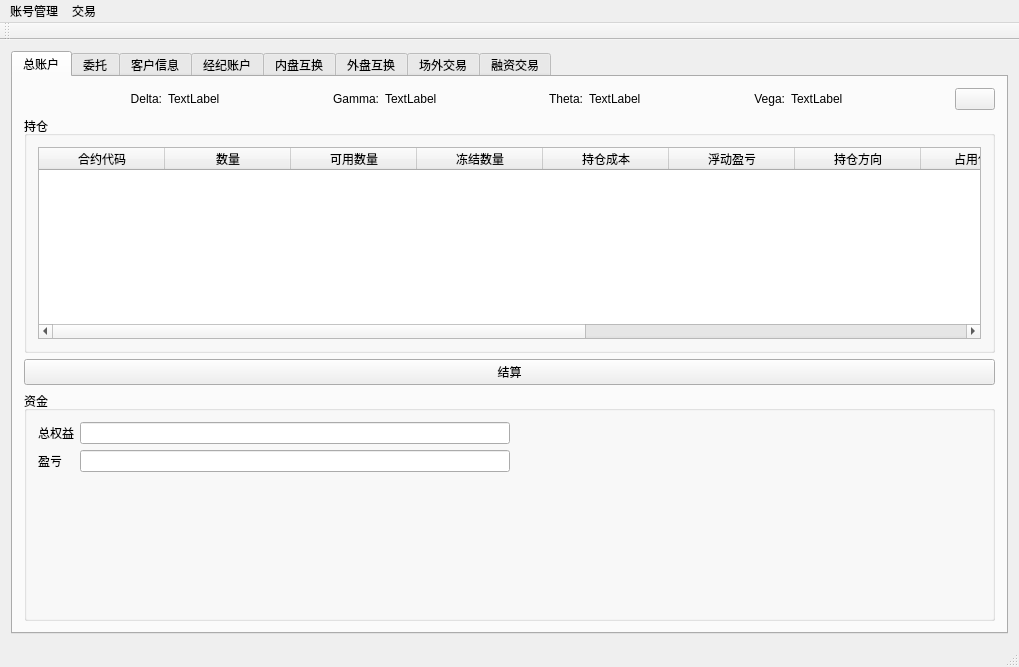
<?xml version="1.0" encoding="UTF-8"?>
<ui version="4.0">
 <class>MainWindow</class>
 <widget class="QMainWindow" name="MainWindow">
  <property name="geometry">
   <rect>
    <x>0</x>
    <y>0</y>
    <width>1019</width>
    <height>667</height>
   </rect>
  </property>
  <property name="sizePolicy">
   <sizepolicy hsizetype="Preferred" vsizetype="Preferred">
    <horstretch>0</horstretch>
    <verstretch>0</verstretch>
   </sizepolicy>
  </property>
  <property name="windowTitle">
   <string>OTC管理平台</string>
  </property>
  <widget class="QWidget" name="centralWidget">
   <layout class="QVBoxLayout" name="verticalLayout">
    <item>
     <widget class="QTabWidget" name="tabWidget">
      <property name="enabled">
       <bool>true</bool>
      </property>
      <property name="currentIndex">
       <number>0</number>
      </property>
      <property name="movable">
       <bool>false</bool>
      </property>
      <widget class="QWidget" name="tab">
       <property name="sizePolicy">
        <sizepolicy hsizetype="Expanding" vsizetype="Expanding">
         <horstretch>0</horstretch>
         <verstretch>0</verstretch>
        </sizepolicy>
       </property>
       <attribute name="title">
        <string>总账户</string>
       </attribute>
       <layout class="QVBoxLayout" name="verticalLayout_6">
        <item>
         <layout class="QHBoxLayout" name="horizontalLayout_5">
          <item>
           <spacer name="horizontalSpacer_7">
            <property name="orientation">
             <enum>Qt::Horizontal</enum>
            </property>
            <property name="sizeHint" stdset="0">
             <size>
              <width>40</width>
              <height>20</height>
             </size>
            </property>
           </spacer>
          </item>
          <item>
           <widget class="QLabel" name="label">
            <property name="text">
             <string>Delta:</string>
            </property>
            <property name="alignment">
             <set>Qt::AlignRight|Qt::AlignTrailing|Qt::AlignVCenter</set>
            </property>
           </widget>
          </item>
          <item>
           <widget class="QLabel" name="deltaLabel">
            <property name="text">
             <string>TextLabel</string>
            </property>
            <property name="alignment">
             <set>Qt::AlignLeading|Qt::AlignLeft|Qt::AlignVCenter</set>
            </property>
           </widget>
          </item>
          <item>
           <spacer name="horizontalSpacer_4">
            <property name="orientation">
             <enum>Qt::Horizontal</enum>
            </property>
            <property name="sizeHint" stdset="0">
             <size>
              <width>40</width>
              <height>20</height>
             </size>
            </property>
           </spacer>
          </item>
          <item>
           <widget class="QLabel" name="label_3">
            <property name="text">
             <string>Gamma:</string>
            </property>
            <property name="alignment">
             <set>Qt::AlignRight|Qt::AlignTrailing|Qt::AlignVCenter</set>
            </property>
           </widget>
          </item>
          <item>
           <widget class="QLabel" name="gammaLabel">
            <property name="text">
             <string>TextLabel</string>
            </property>
           </widget>
          </item>
          <item>
           <spacer name="horizontalSpacer_5">
            <property name="orientation">
             <enum>Qt::Horizontal</enum>
            </property>
            <property name="sizeHint" stdset="0">
             <size>
              <width>40</width>
              <height>20</height>
             </size>
            </property>
           </spacer>
          </item>
          <item>
           <widget class="QLabel" name="label_5">
            <property name="text">
             <string>Theta:</string>
            </property>
            <property name="alignment">
             <set>Qt::AlignRight|Qt::AlignTrailing|Qt::AlignVCenter</set>
            </property>
           </widget>
          </item>
          <item>
           <widget class="QLabel" name="thetaLabel">
            <property name="text">
             <string>TextLabel</string>
            </property>
           </widget>
          </item>
          <item>
           <spacer name="horizontalSpacer_6">
            <property name="orientation">
             <enum>Qt::Horizontal</enum>
            </property>
            <property name="sizeHint" stdset="0">
             <size>
              <width>40</width>
              <height>20</height>
             </size>
            </property>
           </spacer>
          </item>
          <item>
           <widget class="QLabel" name="label_7">
            <property name="text">
             <string>Vega:</string>
            </property>
            <property name="alignment">
             <set>Qt::AlignRight|Qt::AlignTrailing|Qt::AlignVCenter</set>
            </property>
           </widget>
          </item>
          <item>
           <widget class="QLabel" name="vegaLabel">
            <property name="text">
             <string>TextLabel</string>
            </property>
           </widget>
          </item>
          <item>
           <spacer name="horizontalSpacer_3">
            <property name="orientation">
             <enum>Qt::Horizontal</enum>
            </property>
            <property name="sizeHint" stdset="0">
             <size>
              <width>40</width>
              <height>20</height>
             </size>
            </property>
           </spacer>
          </item>
          <item>
           <widget class="QPushButton" name="refreshPushButton_1">
            <property name="text">
             <string/>
            </property>
            <property name="icon">
             <iconset resource="otc_icon.qrc">
              <normaloff>:/refresh.png</normaloff>:/refresh.png</iconset>
            </property>
           </widget>
          </item>
         </layout>
        </item>
        <item>
         <widget class="QGroupBox" name="groupBox_6">
          <property name="sizePolicy">
           <sizepolicy hsizetype="Expanding" vsizetype="Expanding">
            <horstretch>0</horstretch>
            <verstretch>0</verstretch>
           </sizepolicy>
          </property>
          <property name="title">
           <string>持仓</string>
          </property>
          <layout class="QVBoxLayout" name="verticalLayout_5">
           <item>
            <widget class="QTableWidget" name="mainAccountPositionTableWidget">
             <property name="editTriggers">
              <set>QAbstractItemView::NoEditTriggers</set>
             </property>
             <property name="alternatingRowColors">
              <bool>true</bool>
             </property>
             <property name="selectionBehavior">
              <enum>QAbstractItemView::SelectRows</enum>
             </property>
             <attribute name="horizontalHeaderCascadingSectionResizes">
              <bool>false</bool>
             </attribute>
             <attribute name="horizontalHeaderDefaultSectionSize">
              <number>126</number>
             </attribute>
             <attribute name="horizontalHeaderStretchLastSection">
              <bool>false</bool>
             </attribute>
             <column>
              <property name="text">
               <string>合约代码</string>
              </property>
             </column>
             <column>
              <property name="text">
               <string>数量</string>
              </property>
             </column>
             <column>
              <property name="text">
               <string>可用数量</string>
              </property>
             </column>
             <column>
              <property name="text">
               <string>冻结数量</string>
              </property>
             </column>
             <column>
              <property name="text">
               <string>持仓成本</string>
              </property>
             </column>
             <column>
              <property name="text">
               <string>浮动盈亏</string>
              </property>
             </column>
             <column>
              <property name="text">
               <string>持仓方向</string>
              </property>
             </column>
             <column>
              <property name="text">
               <string>占用保证金</string>
              </property>
             </column>
             <column>
              <property name="text">
               <string>Delta</string>
              </property>
             </column>
             <column>
              <property name="text">
               <string>Gamma</string>
              </property>
             </column>
             <column>
              <property name="text">
               <string>Vega</string>
              </property>
             </column>
             <column>
              <property name="text">
               <string>Theta</string>
              </property>
             </column>
            </widget>
           </item>
          </layout>
         </widget>
        </item>
        <item>
         <widget class="QPushButton" name="settlePushButton">
          <property name="text">
           <string>结算</string>
          </property>
         </widget>
        </item>
        <item>
         <widget class="QGroupBox" name="groupBox_7">
          <property name="sizePolicy">
           <sizepolicy hsizetype="Expanding" vsizetype="Expanding">
            <horstretch>0</horstretch>
            <verstretch>0</verstretch>
           </sizepolicy>
          </property>
          <property name="title">
           <string>资金</string>
          </property>
          <layout class="QVBoxLayout" name="verticalLayout_8">
           <item>
            <layout class="QHBoxLayout" name="horizontalLayout_3">
             <item>
              <layout class="QFormLayout" name="formLayout_5">
               <item row="0" column="0">
                <widget class="QLabel" name="totalMainBalanceLabel">
                 <property name="sizePolicy">
                  <sizepolicy hsizetype="Preferred" vsizetype="Preferred">
                   <horstretch>0</horstretch>
                   <verstretch>0</verstretch>
                  </sizepolicy>
                 </property>
                 <property name="text">
                  <string>总权益</string>
                 </property>
                </widget>
               </item>
               <item row="0" column="1">
                <widget class="QLineEdit" name="totalMainBalanceLineEdit">
                 <property name="readOnly">
                  <bool>true</bool>
                 </property>
                </widget>
               </item>
               <item row="1" column="0">
                <widget class="QLabel" name="pnlLabel">
                 <property name="text">
                  <string>盈亏</string>
                 </property>
                </widget>
               </item>
               <item row="1" column="1">
                <widget class="QLineEdit" name="pnlLineEdit">
                 <property name="readOnly">
                  <bool>true</bool>
                 </property>
                </widget>
               </item>
              </layout>
             </item>
             <item>
              <layout class="QVBoxLayout" name="verticalLayout_7">
               <item>
                <spacer name="horizontalSpacer_8">
                 <property name="orientation">
                  <enum>Qt::Horizontal</enum>
                 </property>
                 <property name="sizeHint" stdset="0">
                  <size>
                   <width>40</width>
                   <height>20</height>
                  </size>
                 </property>
                </spacer>
               </item>
              </layout>
             </item>
            </layout>
           </item>
          </layout>
         </widget>
        </item>
       </layout>
      </widget>
      <widget class="QWidget" name="tab_7">
       <attribute name="title">
        <string>委托</string>
       </attribute>
       <layout class="QVBoxLayout" name="verticalLayout_3">
        <item>
         <widget class="QTableWidget" name="reportedOrderTableWidget">
          <property name="editTriggers">
           <set>QAbstractItemView::NoEditTriggers</set>
          </property>
          <property name="selectionBehavior">
           <enum>QAbstractItemView::SelectRows</enum>
          </property>
          <attribute name="horizontalHeaderDefaultSectionSize">
           <number>121</number>
          </attribute>
          <column>
           <property name="text">
            <string>委托编号</string>
           </property>
          </column>
          <column>
           <property name="text">
            <string>合约代码</string>
           </property>
          </column>
          <column>
           <property name="text">
            <string>委托价格</string>
           </property>
          </column>
          <column>
           <property name="text">
            <string>委托数量</string>
           </property>
          </column>
          <column>
           <property name="text">
            <string>买卖方向</string>
           </property>
          </column>
          <column>
           <property name="text">
            <string>开平方向</string>
           </property>
          </column>
          <column>
           <property name="text">
            <string>成交时间</string>
           </property>
          </column>
          <column>
           <property name="text">
            <string>委托状态</string>
           </property>
          </column>
         </widget>
        </item>
        <item>
         <layout class="QHBoxLayout" name="horizontalLayout_4">
          <item>
           <spacer name="horizontalSpacer">
            <property name="orientation">
             <enum>Qt::Horizontal</enum>
            </property>
            <property name="sizeHint" stdset="0">
             <size>
              <width>40</width>
              <height>20</height>
             </size>
            </property>
           </spacer>
          </item>
          <item>
           <widget class="QPushButton" name="acceptOrderPushButton">
            <property name="text">
             <string>接受委托</string>
            </property>
           </widget>
          </item>
          <item>
           <widget class="QPushButton" name="rejectOrderPushButton">
            <property name="text">
             <string>拒绝委托</string>
            </property>
           </widget>
          </item>
         </layout>
        </item>
       </layout>
      </widget>
      <widget class="QWidget" name="tab_1">
       <attribute name="title">
        <string>客户信息</string>
       </attribute>
       <layout class="QVBoxLayout" name="verticalLayout_2">
        <item>
         <widget class="QGroupBox" name="groupBox">
          <property name="title">
           <string>客户信息</string>
          </property>
          <layout class="QHBoxLayout" name="horizontalLayout_2">
           <item>
            <layout class="QFormLayout" name="formLayout">
             <property name="fieldGrowthPolicy">
              <enum>QFormLayout::AllNonFixedFieldsGrow</enum>
             </property>
             <item row="0" column="0">
              <widget class="QLabel" name="khmcLabel">
               <property name="text">
                <string>客户名称</string>
               </property>
              </widget>
             </item>
             <item row="0" column="1">
              <widget class="QComboBox" name="khmcComboBox"/>
             </item>
             <item row="1" column="0">
              <widget class="QLabel" name="clientNOLabel">
               <property name="text">
                <string>客户编号</string>
               </property>
              </widget>
             </item>
             <item row="1" column="1">
              <widget class="QLineEdit" name="khbhLineEdit">
               <property name="readOnly">
                <bool>true</bool>
               </property>
              </widget>
             </item>
             <item row="2" column="0">
              <widget class="QLabel" name="ftxxLabel">
               <property name="text">
                <string>访谈信息</string>
               </property>
              </widget>
             </item>
             <item row="2" column="1">
              <widget class="QLineEdit" name="ftxxLineEdit">
               <property name="readOnly">
                <bool>true</bool>
               </property>
              </widget>
             </item>
             <item row="3" column="0">
              <widget class="QLabel" name="syzlLabel">
               <property name="text">
                <string>审阅资料</string>
               </property>
              </widget>
             </item>
             <item row="3" column="1">
              <widget class="QLineEdit" name="syzlLineEdit">
               <property name="readOnly">
                <bool>true</bool>
               </property>
              </widget>
             </item>
             <item row="4" column="0">
              <widget class="QLabel" name="gkxxLabel">
               <property name="text">
                <string>公开信息</string>
               </property>
              </widget>
             </item>
             <item row="4" column="1">
              <widget class="QLineEdit" name="gkxxLineEdit">
               <property name="dragEnabled">
                <bool>false</bool>
               </property>
               <property name="readOnly">
                <bool>true</bool>
               </property>
              </widget>
             </item>
             <item row="5" column="0">
              <widget class="QLabel" name="khgxLabel">
               <property name="text">
                <string>客户关系</string>
               </property>
              </widget>
             </item>
             <item row="5" column="1">
              <widget class="QLineEdit" name="khgxLineEdit">
               <property name="readOnly">
                <bool>true</bool>
               </property>
              </widget>
             </item>
            </layout>
           </item>
           <item>
            <layout class="QFormLayout" name="formLayout_2">
             <property name="fieldGrowthPolicy">
              <enum>QFormLayout::AllNonFixedFieldsGrow</enum>
             </property>
             <item row="0" column="0">
              <widget class="QLabel" name="khywdjLabel">
               <property name="text">
                <string>客户业务等级</string>
               </property>
              </widget>
             </item>
             <item row="0" column="1">
              <widget class="QLineEdit" name="khywdjLineEdit">
               <property name="readOnly">
                <bool>true</bool>
               </property>
              </widget>
             </item>
             <item row="1" column="0">
              <widget class="QLabel" name="khqxLabel">
               <property name="text">
                <string>客户权限</string>
               </property>
              </widget>
             </item>
             <item row="1" column="1">
              <layout class="QFormLayout" name="formLayout_3">
               <property name="fieldGrowthPolicy">
                <enum>QFormLayout::AllNonFixedFieldsGrow</enum>
               </property>
               <item row="0" column="0">
                <widget class="QLabel" name="sxedLabel">
                 <property name="text">
                  <string>授信额度</string>
                 </property>
                </widget>
               </item>
               <item row="0" column="1">
                <widget class="QLineEdit" name="sxedLineEdit">
                 <property name="readOnly">
                  <bool>true</bool>
                 </property>
                </widget>
               </item>
               <item row="1" column="0">
                <widget class="QLabel" name="ywfwLabel">
                 <property name="text">
                  <string>业务范围</string>
                 </property>
                </widget>
               </item>
               <item row="1" column="1">
                <widget class="QLineEdit" name="ywfwLineEdit">
                 <property name="readOnly">
                  <bool>true</bool>
                 </property>
                </widget>
               </item>
              </layout>
             </item>
             <item row="2" column="1">
              <widget class="QPushButton" name="initClientBalancePushButton">
               <property name="text">
                <string>重置客户资金</string>
               </property>
              </widget>
             </item>
            </layout>
           </item>
          </layout>
         </widget>
        </item>
        <item>
         <layout class="QFormLayout" name="formLayout_4">
          <item row="1" column="0">
           <widget class="QLabel" name="totalBalanceLabel">
            <property name="text">
             <string>总权益</string>
            </property>
           </widget>
          </item>
          <item row="1" column="1">
           <widget class="QLineEdit" name="totalBalanceLineEdit">
            <property name="readOnly">
             <bool>true</bool>
            </property>
           </widget>
          </item>
          <item row="2" column="0">
           <widget class="QLabel" name="availableBalanceLabel">
            <property name="text">
             <string>可用资金</string>
            </property>
           </widget>
          </item>
          <item row="2" column="1">
           <widget class="QLineEdit" name="availableBalanceLineEdit">
            <property name="readOnly">
             <bool>true</bool>
            </property>
           </widget>
          </item>
          <item row="0" column="0">
           <widget class="QLabel" name="marketValueBalanceLabel">
            <property name="text">
             <string>市值权益</string>
            </property>
           </widget>
          </item>
          <item row="0" column="1">
           <widget class="QLineEdit" name="marketValueBalanceLineEdit">
            <property name="readOnly">
             <bool>true</bool>
            </property>
           </widget>
          </item>
          <item row="3" column="0">
           <widget class="QLabel" name="withdrawableBalanceLabel">
            <property name="text">
             <string>可取资金</string>
            </property>
           </widget>
          </item>
          <item row="3" column="1">
           <widget class="QLineEdit" name="withdrawableBalanceLineEdit">
            <property name="readOnly">
             <bool>true</bool>
            </property>
           </widget>
          </item>
          <item row="5" column="0">
           <widget class="QLabel" name="occupiedMarginLabel">
            <property name="text">
             <string>保证金</string>
            </property>
           </widget>
          </item>
          <item row="5" column="1">
           <widget class="QLineEdit" name="occupiedMarginLineEdit">
            <property name="readOnly">
             <bool>true</bool>
            </property>
           </widget>
          </item>
          <item row="6" column="0">
           <widget class="QLabel" name="marginRatioLabel">
            <property name="text">
             <string>保证金风险率</string>
            </property>
           </widget>
          </item>
          <item row="6" column="1">
           <widget class="QLineEdit" name="marginRatioLineEdit">
            <property name="readOnly">
             <bool>true</bool>
            </property>
           </widget>
          </item>
          <item row="4" column="0">
           <widget class="QLabel" name="frozenBalanceLabel">
            <property name="text">
             <string>冻结资金</string>
            </property>
           </widget>
          </item>
          <item row="4" column="1">
           <widget class="QLineEdit" name="frozenBalanceLineEdit">
            <property name="readOnly">
             <bool>true</bool>
            </property>
           </widget>
          </item>
         </layout>
        </item>
       </layout>
      </widget>
      <widget class="QWidget" name="tab_2">
       <attribute name="title">
        <string>经纪账户</string>
       </attribute>
      </widget>
      <widget class="QWidget" name="tab_3">
       <attribute name="title">
        <string>内盘互换</string>
       </attribute>
      </widget>
      <widget class="QWidget" name="tab_4">
       <attribute name="title">
        <string>外盘互换</string>
       </attribute>
      </widget>
      <widget class="QWidget" name="tab_5">
       <attribute name="title">
        <string>场外交易</string>
       </attribute>
       <layout class="QVBoxLayout" name="verticalLayout_4">
        <item>
         <layout class="QHBoxLayout" name="horizontalLayout">
          <item>
           <widget class="QLabel" name="label_2">
            <property name="text">
             <string>选择客户：</string>
            </property>
           </widget>
          </item>
          <item>
           <widget class="QComboBox" name="selectClientComboBox">
            <property name="editable">
             <bool>true</bool>
            </property>
           </widget>
          </item>
          <item>
           <spacer name="horizontalSpacer_2">
            <property name="orientation">
             <enum>Qt::Horizontal</enum>
            </property>
            <property name="sizeHint" stdset="0">
             <size>
              <width>40</width>
              <height>20</height>
             </size>
            </property>
           </spacer>
          </item>
          <item>
           <widget class="QPushButton" name="refreshPushButton">
            <property name="text">
             <string/>
            </property>
            <property name="icon">
             <iconset resource="otc_icon.qrc">
              <normaloff>:/refresh.png</normaloff>:/refresh.png</iconset>
            </property>
           </widget>
          </item>
         </layout>
        </item>
        <item>
         <widget class="QGroupBox" name="groupBox_4">
          <property name="title">
           <string>委托</string>
          </property>
          <layout class="QGridLayout" name="gridLayout_5">
           <item row="1" column="0" colspan="2">
            <widget class="QTableWidget" name="transactionTableWidget">
             <property name="editTriggers">
              <set>QAbstractItemView::NoEditTriggers</set>
             </property>
             <property name="selectionBehavior">
              <enum>QAbstractItemView::SelectRows</enum>
             </property>
             <attribute name="horizontalHeaderDefaultSectionSize">
              <number>128</number>
             </attribute>
             <column>
              <property name="text">
               <string>委托编号</string>
              </property>
             </column>
             <column>
              <property name="text">
               <string>合约代码</string>
              </property>
             </column>
             <column>
              <property name="text">
               <string>委托价格</string>
              </property>
             </column>
             <column>
              <property name="text">
               <string>委托数量</string>
              </property>
             </column>
             <column>
              <property name="text">
               <string>买卖方向</string>
              </property>
             </column>
             <column>
              <property name="text">
               <string>开平方向</string>
              </property>
             </column>
             <column>
              <property name="text">
               <string>成交时间</string>
              </property>
             </column>
            </widget>
           </item>
          </layout>
         </widget>
        </item>
        <item>
         <widget class="QGroupBox" name="groupBox_5">
          <property name="title">
           <string>持仓</string>
          </property>
          <layout class="QGridLayout" name="gridLayout_6">
           <item row="0" column="0">
            <widget class="QTableWidget" name="positionTableWidget">
             <property name="editTriggers">
              <set>QAbstractItemView::NoEditTriggers</set>
             </property>
             <property name="selectionBehavior">
              <enum>QAbstractItemView::SelectRows</enum>
             </property>
             <attribute name="horizontalHeaderDefaultSectionSize">
              <number>128</number>
             </attribute>
             <column>
              <property name="text">
               <string>合约代码</string>
              </property>
             </column>
             <column>
              <property name="text">
               <string>持仓数量</string>
              </property>
             </column>
             <column>
              <property name="text">
               <string>可用数量</string>
              </property>
             </column>
             <column>
              <property name="text">
               <string>冻结数量</string>
              </property>
             </column>
             <column>
              <property name="text">
               <string>持仓成本</string>
              </property>
             </column>
             <column>
              <property name="text">
               <string>浮动盈亏</string>
              </property>
             </column>
             <column>
              <property name="text">
               <string>持仓方向</string>
              </property>
             </column>
             <column>
              <property name="text">
               <string>占用保证金</string>
              </property>
             </column>
            </widget>
           </item>
          </layout>
         </widget>
        </item>
       </layout>
      </widget>
      <widget class="QWidget" name="tab_6">
       <attribute name="title">
        <string>融资交易</string>
       </attribute>
      </widget>
     </widget>
    </item>
   </layout>
  </widget>
  <widget class="QMenuBar" name="menuBar">
   <property name="geometry">
    <rect>
     <x>0</x>
     <y>0</y>
     <width>1019</width>
     <height>28</height>
    </rect>
   </property>
   <widget class="QMenu" name="menuOTC">
    <property name="title">
     <string>账号管理</string>
    </property>
    <addaction name="actionAdd_Client"/>
    <addaction name="actionRemove"/>
    <addaction name="action11"/>
   </widget>
   <widget class="QMenu" name="menu">
    <property name="title">
     <string>交易</string>
    </property>
    <addaction name="actionPlaceOrder"/>
   </widget>
   <addaction name="menuOTC"/>
   <addaction name="menu"/>
  </widget>
  <widget class="QToolBar" name="mainToolBar">
   <attribute name="toolBarArea">
    <enum>TopToolBarArea</enum>
   </attribute>
   <attribute name="toolBarBreak">
    <bool>false</bool>
   </attribute>
  </widget>
  <widget class="QStatusBar" name="statusBar"/>
  <action name="actionAdd_Client">
   <property name="text">
    <string>添加客户</string>
   </property>
  </action>
  <action name="actionRemove">
   <property name="text">
    <string>删除客户</string>
   </property>
  </action>
  <action name="action11">
   <property name="text">
    <string>修改客户信息</string>
   </property>
  </action>
  <action name="actionPlaceOrder">
   <property name="text">
    <string>委托下单</string>
   </property>
  </action>
 </widget>
 <layoutdefault spacing="6" margin="11"/>
 <resources>
  <include location="otc_icon.qrc"/>
 </resources>
 <connections/>
</ui>
